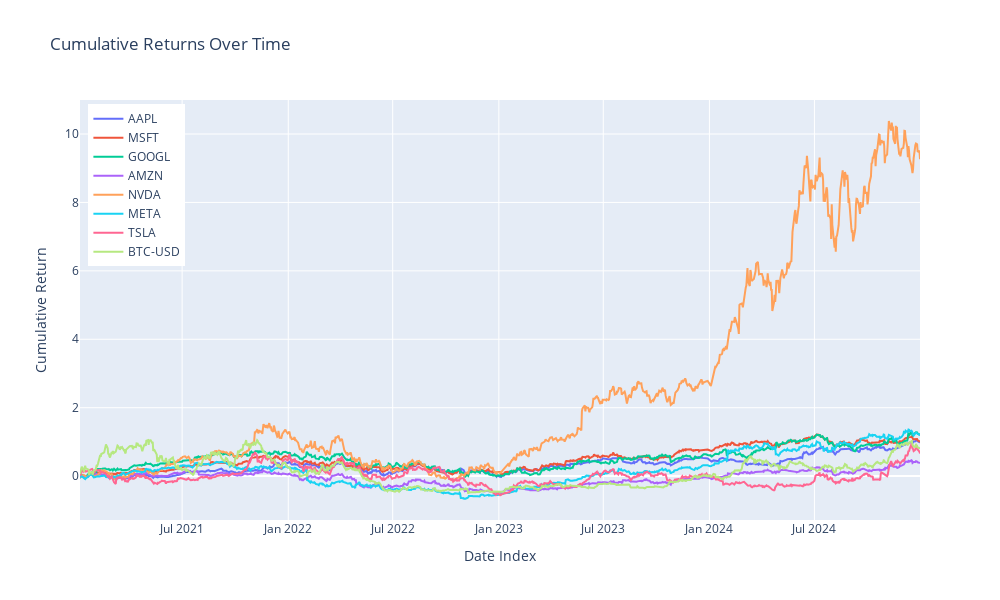

Notebook code for this chart:
### Markdown cell above
### Graph 5: Cummulative Return of stock

### Code cell
# Create a copy of the DataFrame to avoid modifying the original
df_cumulative = return_df.copy()
df_cumulative=df_cumulative.set_index('Date')

# Drop rows with NaN values
df_cumulative = df_cumulative.dropna()

# Calculate cumulative returns
cumulative_returns = (1 + df_cumulative).cumprod() - 1

# Create the plot
fig = go.Figure()

# Add traces for each stock
for column in cumulative_returns.columns:
    fig.add_trace(go.Scatter(x=cumulative_returns.index, y=cumulative_returns[column], mode='lines', name=column))

# Update layout for better visualization
fig.update_layout(
    title='Cumulative Returns Over Time',
    xaxis_title='Date Index',
    yaxis_title='Cumulative Return',
    width=1000,
    height=600,
    legend=dict(
        yanchor="top",
        y=0.99,
        xanchor="left",
        x=0.01
    )
)

# Show the plot
fig.show()

### Figure 1 — Plotly figure (JSON) as saved in the notebook; plotly's stock layout.template omitted (floating-point values rounded to 4 significant figures; data arrays with more than 128 entries replaced by an {"elided": "..."} marker saying what was removed)
{"data": [{"mode": "lines", "name": "AAPL", "type": "scatter", "x": {"elided": "1004 str values"}, "y": {"elided": "1004 float values"}}, {"mode": "lines", "name": "MSFT", "type": "scatter", "x": {"elided": "1004 str values"}, "y": {"elided": "1004 float values"}}, {"mode": "lines", "name": "GOOGL", "type": "scatter", "x": {"elided": "1004 str values"}, "y": {"elided": "1004 float values"}}, {"mode": "lines", "name": "AMZN", "type": "scatter", "x": {"elided": "1004 str values"}, "y": {"elided": "1004 float values"}}, {"mode": "lines", "name": "NVDA", "type": "scatter", "x": {"elided": "1004 str values"}, "y": {"elided": "1004 float values"}}, {"mode": "lines", "name": "META", "type": "scatter", "x": {"elided": "1004 str values"}, "y": {"elided": "1004 float values"}}, {"mode": "lines", "name": "TSLA", "type": "scatter", "x": {"elided": "1004 str values"}, "y": {"elided": "1004 float values"}}, {"mode": "lines", "name": "BTC-USD", "type": "scatter", "x": {"elided": "1004 str values"}, "y": {"elided": "1004 float values"}}], "layout": {"height": 600, "legend": {"x": 0.01, "xanchor": "left", "y": 0.99, "yanchor": "top"}, "title": {"text": "Cumulative Returns Over Time"}, "width": 1000, "xaxis": {"title": {"text": "Date Index"}}, "yaxis": {"title": {"text": "Cumulative Return"}}}}
